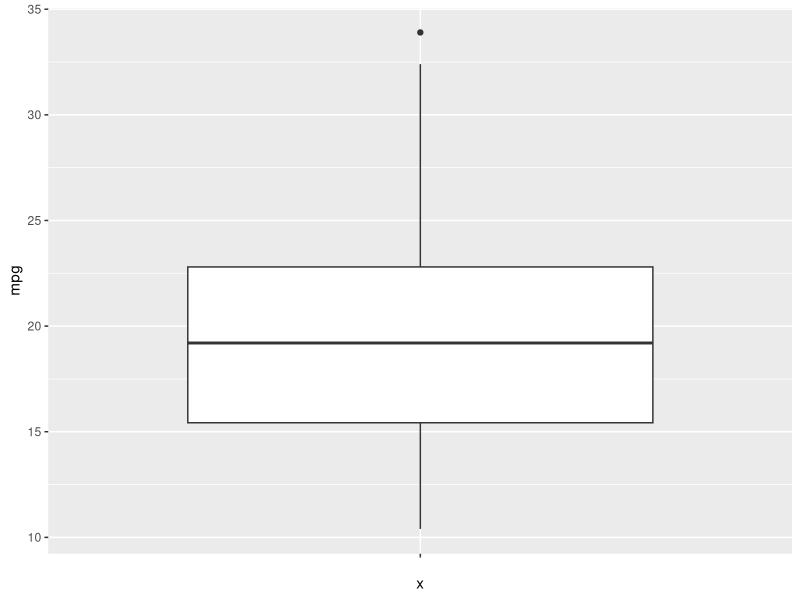
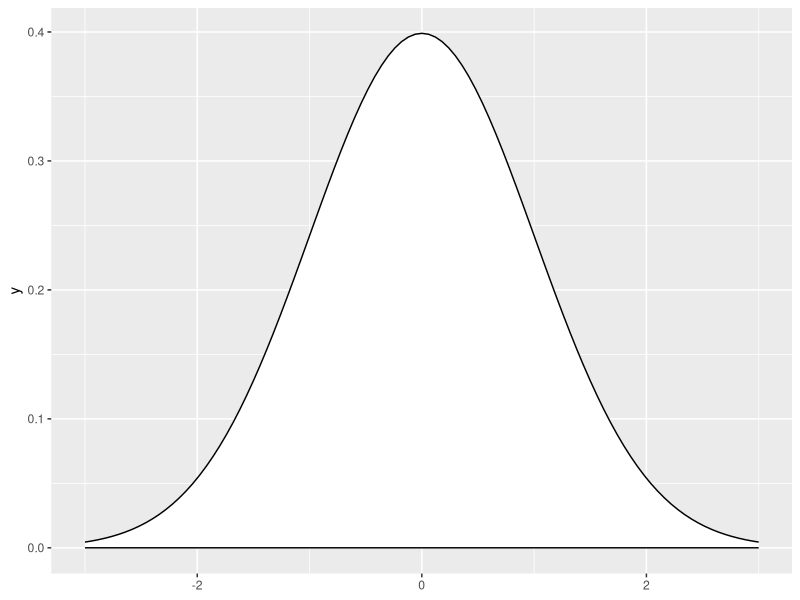
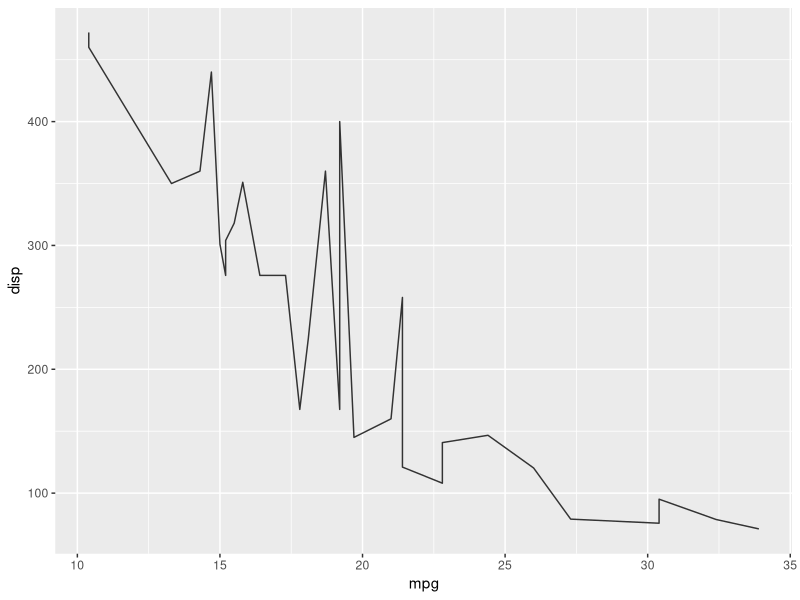
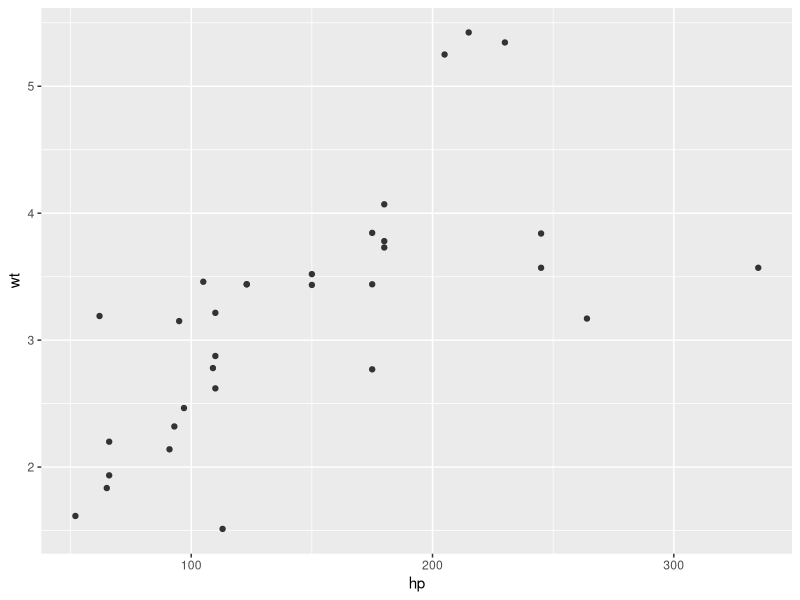
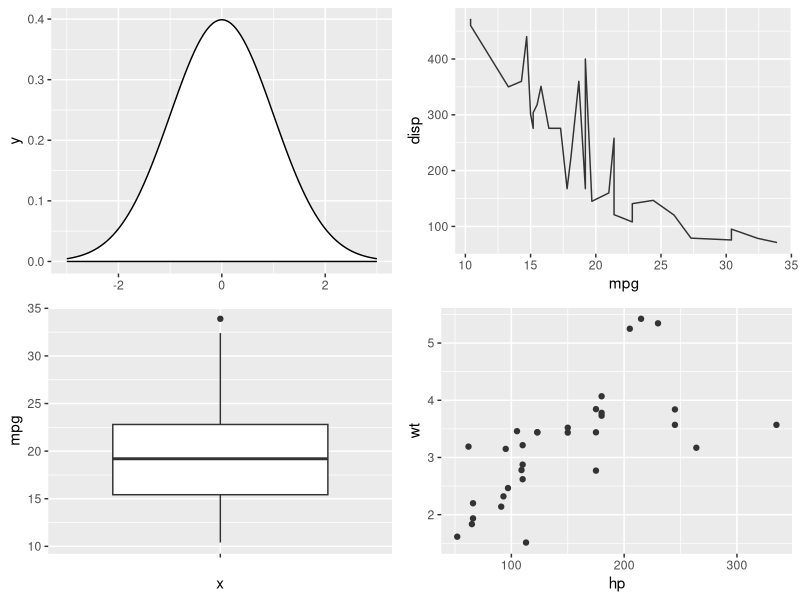
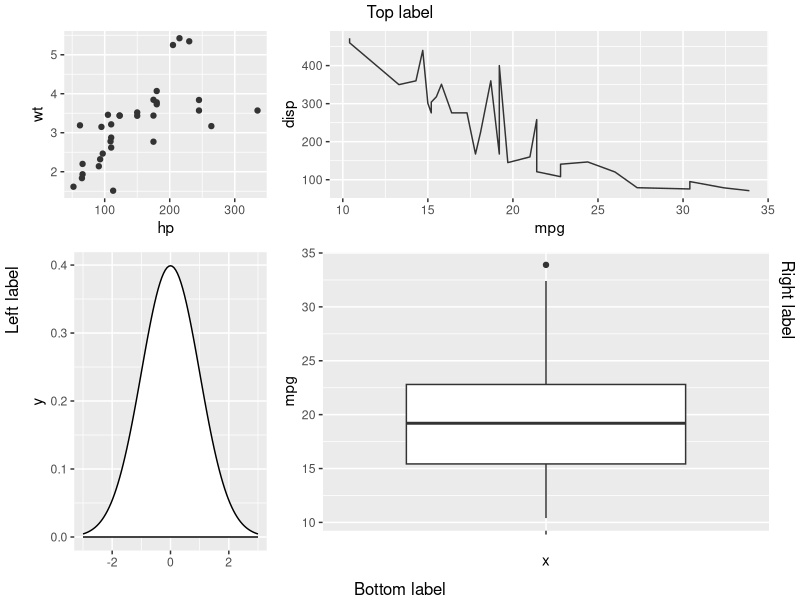
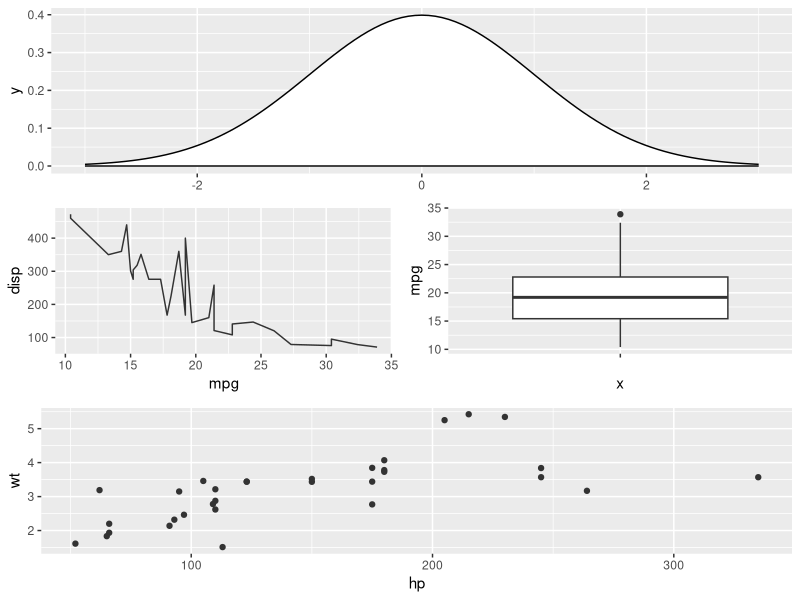
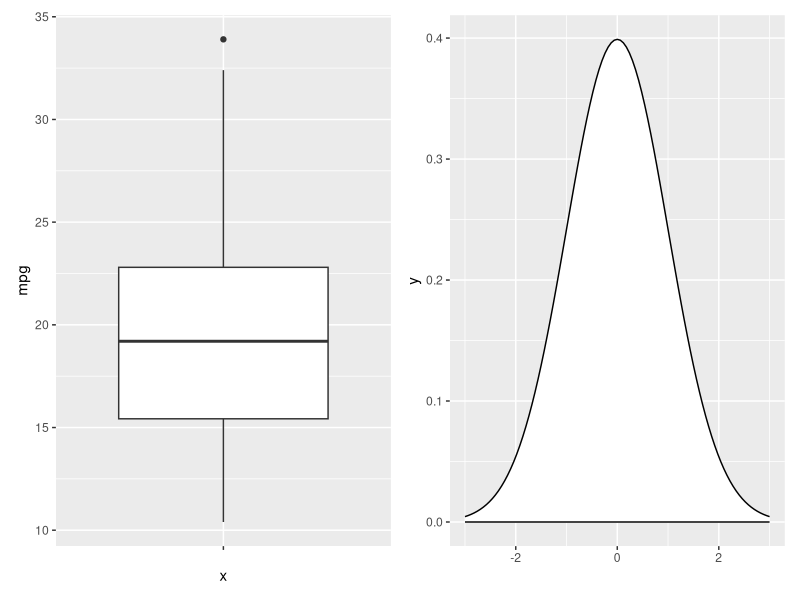

The R source for these figures, in order:
## ---- chunk 1
library(ggplot2)

#Data
mtcars->df

# Box plot
p1 <- ggplot(df, aes(x = "", y = mpg)) +
  geom_boxplot()

# Density plot
p2 <- ggplot() +
  stat_function(fun = dnorm, geom = "density",
                xlim = c(-3, 3), fill = "white") 

# Line chart
p3 <- ggplot(df, aes(x = mpg, y = disp)) +
  geom_line(color = "gray20")

# Scatter plot
p4 <- ggplot(df, aes(x = hp, y = wt)) +
  geom_point(color = "gray20")

# View the plots
p1
p2
p3
p4
## ---- chunk 2
# install.packages("gridExtra")
library(ggplot2)
library(gridExtra)

# Combine the plots with gridExtra
grid.arrange(p2, p3, p1, p4) 
## ---- chunk 3
library(ggplot2)
library(gridExtra)

# Combine the plots
grid.arrange(p4, p3, p2, p1,
             top = "Top label", bottom = "Bottom label", 
             left = "Left label", right = "Right label",
             widths = c(1, 2), heights = c(2, 3)) 
## ---- chunk 4
library(ggplot2)
library(gridExtra)

# layout
layout <- matrix(c(1, 1,
                   2, 3,
                   4, 4), ncol = 2, byrow = TRUE)

grid.arrange(p2, p3, p1, p4,
             layout_matrix = layout) 
## ---- chunk 5
# install.packages("patchwork")
library(ggplot2)
library(patchwork)

# Combine the plots
p1 + p2 
## ---- chunk 6
library(ggplot2)
library(patchwork)

# Combine the plots
p1 + p2 + p3 + p4 +
  plot_layout(ncol = 3) 
## ---- chunk 7
library(ggplot2)
library(patchwork)

# Combine the plots with a custom layout
p1 + p2 + p3 + p4 +
  plot_layout(design ="111
                       2#3
                       443") 
## ---- chunk 8
library(ggplot2)
library(patchwork)

# Combine the plots
wrap_plots(p1, p2, p3, p4, 
           ncol = 2, nrow = 2,
           widths = c(1, 0.5), heights = c(0.5, 1)) 
## ---- chunk 9
library(ggplot2)
library(patchwork)

# Plots with spaces
p1 + plot_spacer() + plot_spacer() + p3 
## ---- chunk 10
library(ggplot2)
library(patchwork)

# Combine the plots in rows
p1 | p2
## ---- chunk 11
library(ggplot2)
library(patchwork)

# Combine the plots as column
p1 / p2
## ---- chunk 12
library(ggplot2)
library(patchwork)

# Two plots on top and one at the bottom
(p1 | p2) / p3 
## ---- chunk 13
library(ggplot2)
library(patchwork)

# One plot at the left and two at the right
p1 | (p2 / p3) 
## ---- chunk 14
library(ggplot2)
library(patchwork)

# Title for the combined plots
p1 + ((p2 | p3) / p4) + 
plot_annotation(title = "Title",
                subtitle = "Subtitle",
                caption = "Caption") 
## ---- chunk 15
library(ggplot2)
library(patchwork)

# Labels for each plot
p1 + p2 + plot_annotation(tag_levels = "A") 
## ---- chunk 16
library(ggplot2)
library(patchwork)

# Labels for each plot
p1 + p2 + plot_annotation(tag_levels = "A", tag_prefix = "Plot ") 
## ---- chunk 17
library(ggplot2)
library(patchwork)

# Add a new layer
p2 + p1 +
  geom_jitter(color = "blue")

# Equivalent to:
p <- p2 + p1
p + geom_jitter(color = "blue") 
## ---- chunk 18
library(ggplot2)
library(patchwork)

# Add a new layer to the first plot
p2 + theme_bw() + p1

# Equivalent to:
p <- p2 + p1
p[[1]] <- p[[1]] + theme_bw()
p
## ---- chunk 19
library(ggplot2)
library(patchwork)

# Change the theme for all plots
p1 + p2 + p3 + p4 & theme_classic() 
## ---- chunk 20
# install.packages("gridExtra")
library(ggplot2)
library(patchwork)
library(gridExtra)

tab <- t(round(quantile(df$mpg), 2))

# ggplot2 with table
p1 / tableGrob(tab) 
## ---- chunk 21
library(ggplot2)
library(patchwork)
library(grid)

# ggplot2 with text
p1 + textGrob("Text at the right")

# To put the text first use:
wrap_elements(textGrob("Text at the left")) + p1 
## ---- chunk 22
# install.packages("cowplot")
library(ggplot2)
library(cowplot)

plot_grid(p1, p2, p3, p4)
## ---- chunk 23
library(ggplot2)
library(cowplot)

plot_grid(p1, p2, p3, ncol = 1) 
## ---- chunk 24
library(ggplot2)
library(cowplot)

plot_grid(p1, p2, p4,
          labels = c("A", "b", 1),
          label_fontfamily = "serif",
          label_fontface = "bold",
          label_colour = "dodgerblue2") 
## ---- chunk 25
library(ggplot2)
library(cowplot)

# Grid layout with cowplot
plot_grid(p3, plot_grid(p1, p2), ncol = 1) 
